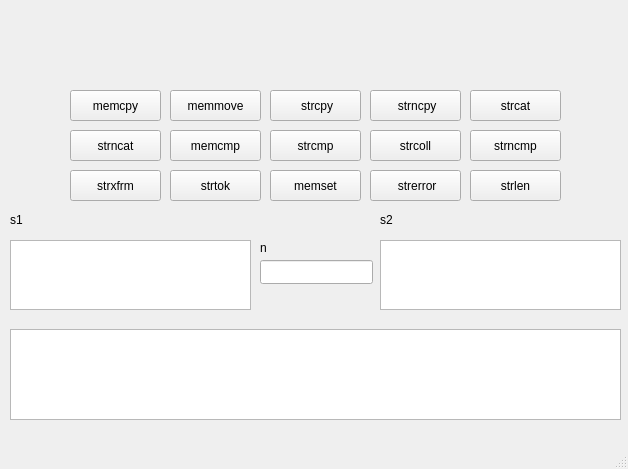
<?xml version="1.0" encoding="UTF-8"?>
<ui version="4.0">
 <class>MainWindow</class>
 <widget class="QMainWindow" name="MainWindow">
  <property name="geometry">
   <rect>
    <x>0</x>
    <y>0</y>
    <width>628</width>
    <height>469</height>
   </rect>
  </property>
  <property name="windowTitle">
   <string>MainWindow</string>
  </property>
  <widget class="QWidget" name="centralwidget">
   <widget class="QTextEdit" name="textEdit">
    <property name="geometry">
     <rect>
      <x>10</x>
      <y>240</y>
      <width>241</width>
      <height>70</height>
     </rect>
    </property>
   </widget>
   <widget class="QTextEdit" name="textEdit_2">
    <property name="geometry">
     <rect>
      <x>380</x>
      <y>240</y>
      <width>241</width>
      <height>70</height>
     </rect>
    </property>
   </widget>
   <widget class="QPushButton" name="pushButton">
    <property name="geometry">
     <rect>
      <x>70</x>
      <y>90</y>
      <width>91</width>
      <height>31</height>
     </rect>
    </property>
    <property name="text">
     <string>memcpy</string>
    </property>
   </widget>
   <widget class="QPushButton" name="pushButton_2">
    <property name="geometry">
     <rect>
      <x>170</x>
      <y>90</y>
      <width>91</width>
      <height>31</height>
     </rect>
    </property>
    <property name="text">
     <string>memmove</string>
    </property>
   </widget>
   <widget class="QPushButton" name="pushButton_3">
    <property name="geometry">
     <rect>
      <x>270</x>
      <y>90</y>
      <width>91</width>
      <height>31</height>
     </rect>
    </property>
    <property name="text">
     <string> strcpy</string>
    </property>
   </widget>
   <widget class="QPushButton" name="pushButton_4">
    <property name="geometry">
     <rect>
      <x>370</x>
      <y>90</y>
      <width>91</width>
      <height>31</height>
     </rect>
    </property>
    <property name="text">
     <string> strncpy</string>
    </property>
   </widget>
   <widget class="QPushButton" name="pushButton_5">
    <property name="geometry">
     <rect>
      <x>470</x>
      <y>90</y>
      <width>91</width>
      <height>31</height>
     </rect>
    </property>
    <property name="text">
     <string>strcat</string>
    </property>
   </widget>
   <widget class="QPushButton" name="pushButton_6">
    <property name="geometry">
     <rect>
      <x>70</x>
      <y>130</y>
      <width>91</width>
      <height>31</height>
     </rect>
    </property>
    <property name="text">
     <string>strncat</string>
    </property>
   </widget>
   <widget class="QPushButton" name="pushButton_7">
    <property name="geometry">
     <rect>
      <x>170</x>
      <y>130</y>
      <width>91</width>
      <height>31</height>
     </rect>
    </property>
    <property name="text">
     <string>memcmp</string>
    </property>
   </widget>
   <widget class="QPushButton" name="pushButton_8">
    <property name="geometry">
     <rect>
      <x>270</x>
      <y>130</y>
      <width>91</width>
      <height>31</height>
     </rect>
    </property>
    <property name="text">
     <string>strcmp</string>
    </property>
   </widget>
   <widget class="QPushButton" name="pushButton_9">
    <property name="geometry">
     <rect>
      <x>370</x>
      <y>130</y>
      <width>91</width>
      <height>31</height>
     </rect>
    </property>
    <property name="text">
     <string>strcoll</string>
    </property>
   </widget>
   <widget class="QPushButton" name="pushButton_10">
    <property name="geometry">
     <rect>
      <x>470</x>
      <y>130</y>
      <width>91</width>
      <height>31</height>
     </rect>
    </property>
    <property name="text">
     <string>strncmp</string>
    </property>
   </widget>
   <widget class="QPushButton" name="pushButton_11">
    <property name="geometry">
     <rect>
      <x>70</x>
      <y>170</y>
      <width>91</width>
      <height>31</height>
     </rect>
    </property>
    <property name="text">
     <string>strxfrm</string>
    </property>
   </widget>
   <widget class="QPushButton" name="pushButton_12">
    <property name="geometry">
     <rect>
      <x>170</x>
      <y>170</y>
      <width>91</width>
      <height>31</height>
     </rect>
    </property>
    <property name="text">
     <string>strtok</string>
    </property>
   </widget>
   <widget class="QPushButton" name="pushButton_13">
    <property name="geometry">
     <rect>
      <x>270</x>
      <y>170</y>
      <width>91</width>
      <height>31</height>
     </rect>
    </property>
    <property name="text">
     <string>memset</string>
    </property>
   </widget>
   <widget class="QPushButton" name="pushButton_14">
    <property name="geometry">
     <rect>
      <x>370</x>
      <y>170</y>
      <width>91</width>
      <height>31</height>
     </rect>
    </property>
    <property name="text">
     <string> strerror</string>
    </property>
   </widget>
   <widget class="QPushButton" name="pushButton_15">
    <property name="geometry">
     <rect>
      <x>470</x>
      <y>170</y>
      <width>91</width>
      <height>31</height>
     </rect>
    </property>
    <property name="text">
     <string>strlen</string>
    </property>
   </widget>
   <widget class="QLabel" name="label_2">
    <property name="geometry">
     <rect>
      <x>380</x>
      <y>210</y>
      <width>49</width>
      <height>20</height>
     </rect>
    </property>
    <property name="text">
     <string>s2</string>
    </property>
   </widget>
   <widget class="QLineEdit" name="lineEdit">
    <property name="geometry">
     <rect>
      <x>260</x>
      <y>260</y>
      <width>113</width>
      <height>24</height>
     </rect>
    </property>
   </widget>
   <widget class="QLabel" name="label_3">
    <property name="geometry">
     <rect>
      <x>260</x>
      <y>240</y>
      <width>49</width>
      <height>16</height>
     </rect>
    </property>
    <property name="text">
     <string>n</string>
    </property>
   </widget>
   <widget class="QLabel" name="label_4">
    <property name="geometry">
     <rect>
      <x>10</x>
      <y>210</y>
      <width>49</width>
      <height>20</height>
     </rect>
    </property>
    <property name="text">
     <string>s1</string>
    </property>
   </widget>
   <widget class="QTextEdit" name="textEdit_3">
    <property name="geometry">
     <rect>
      <x>10</x>
      <y>329</y>
      <width>611</width>
      <height>91</height>
     </rect>
    </property>
   </widget>
  </widget>
  <widget class="QMenuBar" name="menubar">
   <property name="geometry">
    <rect>
     <x>0</x>
     <y>0</y>
     <width>628</width>
     <height>21</height>
    </rect>
   </property>
  </widget>
  <widget class="QStatusBar" name="statusbar"/>
 </widget>
 <resources/>
 <connections/>
</ui>
